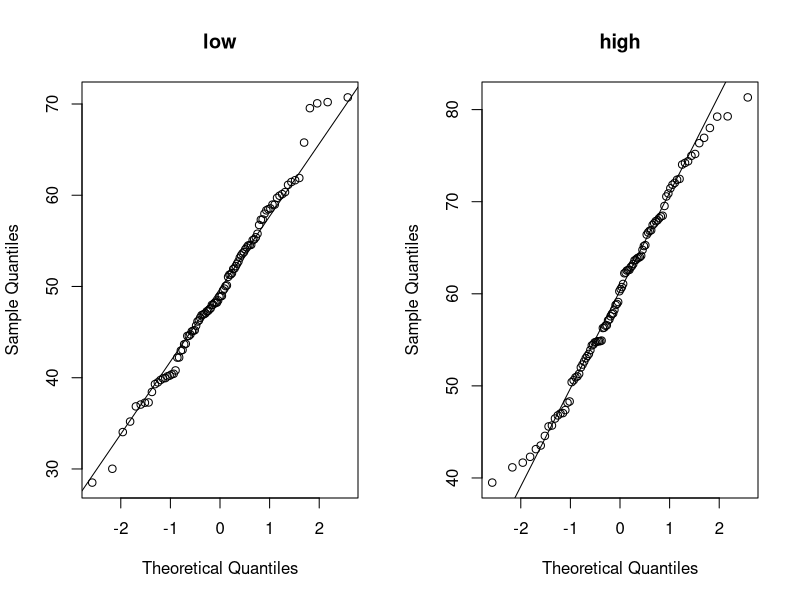
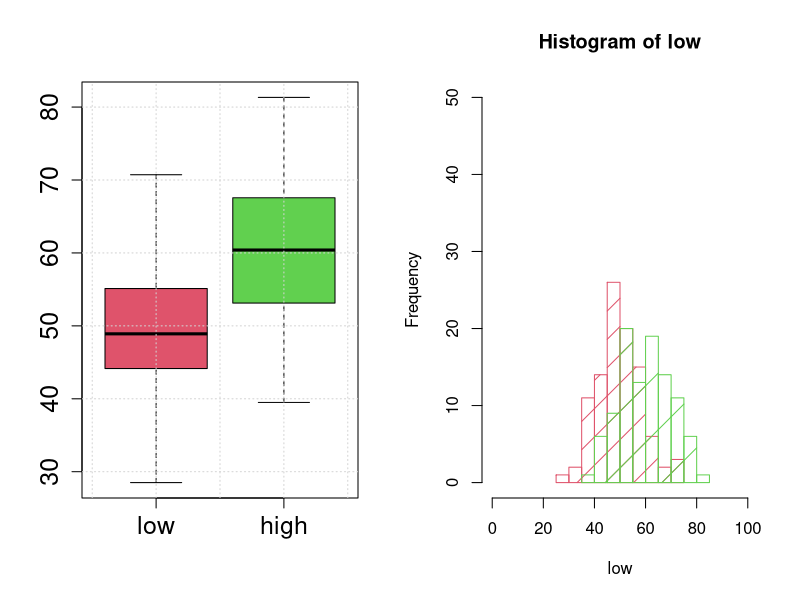
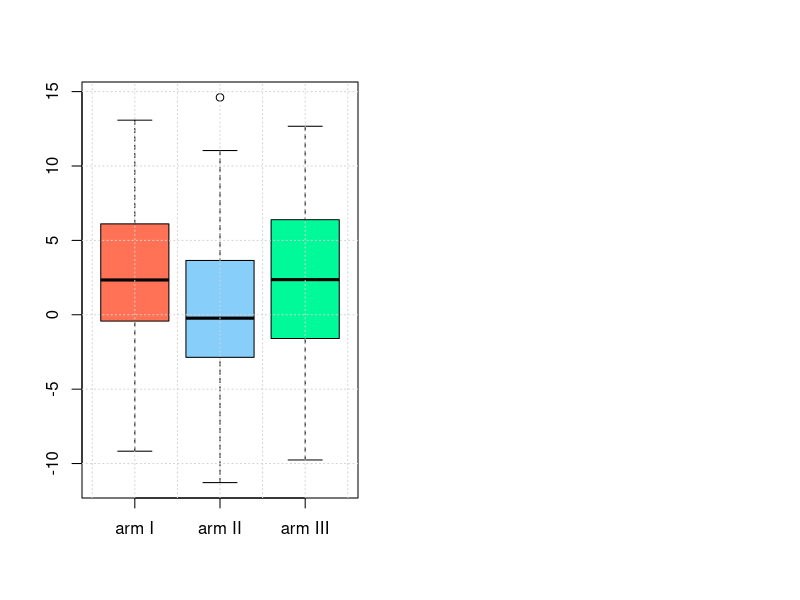
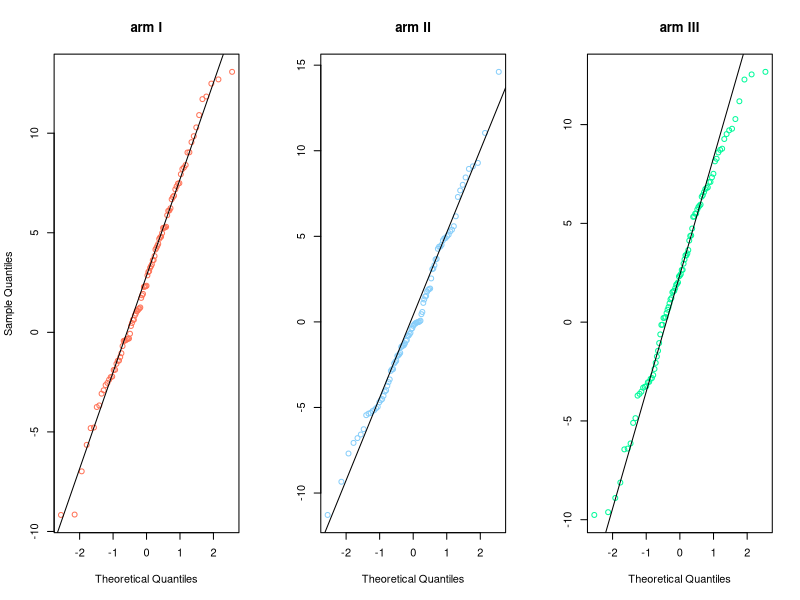

Write the R code that produced these figures, in order.
## ---- chunk 1
set.seed(12) # we set the seed to get a reproducible random result.
n = 100 
low = rnorm(n = n, mean = 50, sd = 10)
high = rnorm(n = n, mean = 60, sd = 10)
## ---- chunk 2
par(mfrow=c(1,2))
qqnorm(low,main='low')
qqline(low)
qqnorm(high,main='high')
qqline(high)
## ---- chunk 3
boxplot(low, high, names=c("low", "high"),cex.lab=1.5, cex.axis=1.5,col=c(2,3))
grid()
hist(low, border=2, xlim=c(0, 100), ylim=c(0, 0.5*n), density=5, col=2)
hist(high, border=3, add=TRUE, density=2.5, col=3)
## ---- chunk 4
a = t.test(low, high)
a = t.test(low, high, var.equal = TRUE)
#a = t.test(low, high, paired = FALSE,
#                      alternative = "two-sided",
#                      conf.level = 0.95)
a
# mean difference
a$estimate[1] - a$estimate[2]
## ---- chunk 5
set.seed(1)
n = 5 ### Sample Size
low = rnorm(n=n, mean=50, sd=10)
high = rnorm(n=n, mean=60, sd=10)
t.test(low, high, var.equal = TRUE)
## ---- chunk 6
dimarta_df<-read.csv('./data/dimarta_trial.csv',sep=',')
str(dimarta_df)
## ---- chunk 7
dimarta_df$histamine_change<-with(dimarta_df,histamine_end - histamine_start)
## ---- chunk 8
armI<-subset(dimarta_df,arm=='I')$histamine_change
armII<-subset(dimarta_df,arm=='II')$histamine_change
armIII<-subset(dimarta_df,arm=='III')$histamine_change
boxplot(armI,armII,armIII,names=c('arm I','arm II','arm III'),
        col=c('coral1','lightskyblue','mediumspringgreen'))
grid()
## ---- chunk 9
par(mfrow=c(1,3))
qqnorm(armI,main='arm I',col='coral1')
qqline(armI)
qqnorm(armII,main='arm II',col='lightskyblue',ylab=NA)
qqline(armII)
qqnorm(armIII,main='arm III',col='mediumspringgreen',ylab=NA)
qqline(armIII)
## ---- chunk 10
shapiro.test(armI)
shapiro.test(armII)
shapiro.test(armIII)
## ---- chunk 11
#when the variance are not equal we the Welch t-test
t.test(armI,armII)
t.test(armI,armII,var.equal = TRUE)
t.test(armI,armIII)
t.test(armI,armIII,var.equal = TRUE)
